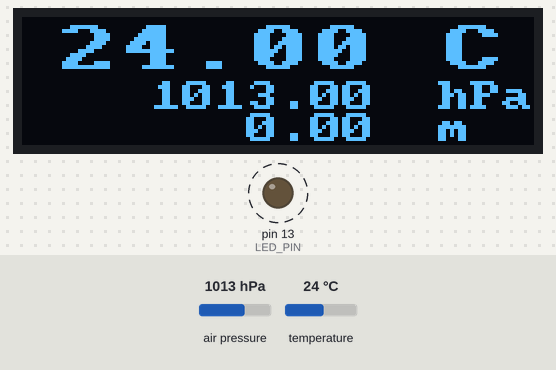
A sketch run on a simulated Arduino Uno, built with avr-gcc and run on an emulated ATmega328P. On the bench: 128×32 one-colour display, output pins drawn as LEDs (lit = HIGH). Dashed ring = blinking. The inputs (shaded band) are chosen by the test bench; at power-on: air pressure 1013 hPa, temperature 24 °C. What the sketch prints to the serial monitor is not drawn.

Above: at 3.5 s.
3.6 s: air pressure set to 1016 hPa
At 5.5 s:
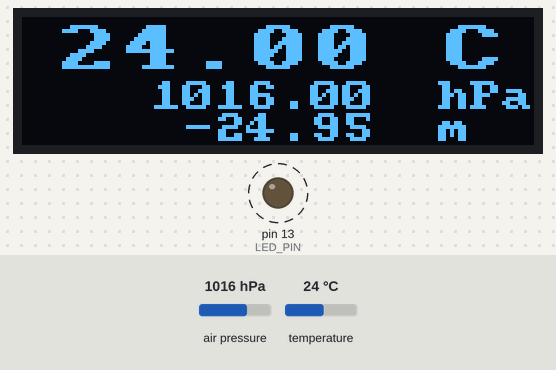
9.8 s: air pressure set to 952 hPa
At 13.06 s:
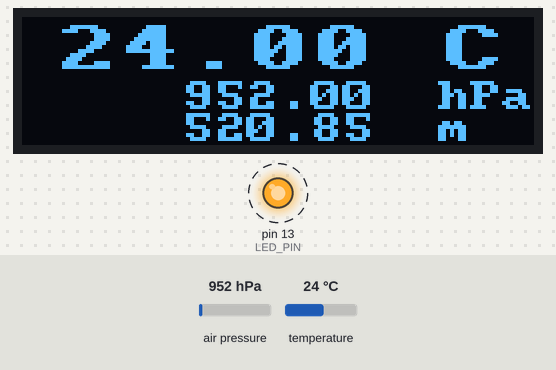
14.4 s: temperature set to 12 °C
At 16.4 s:
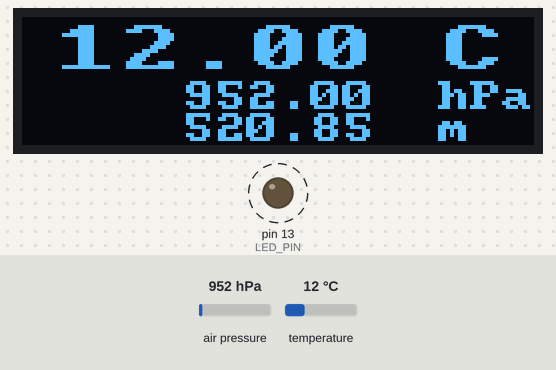
16.8 s: air pressure set to 1048 hPa
At 18.4 s:
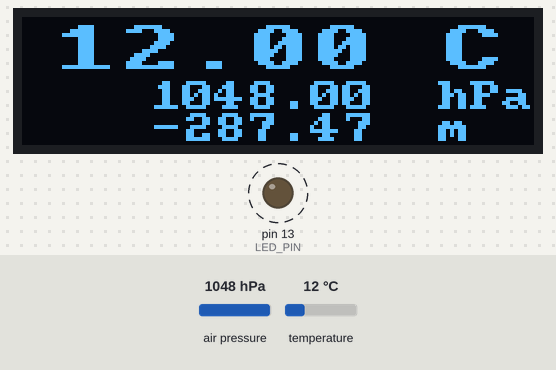
20.9 s: temperature set to 19 °C
At 23.1 s:
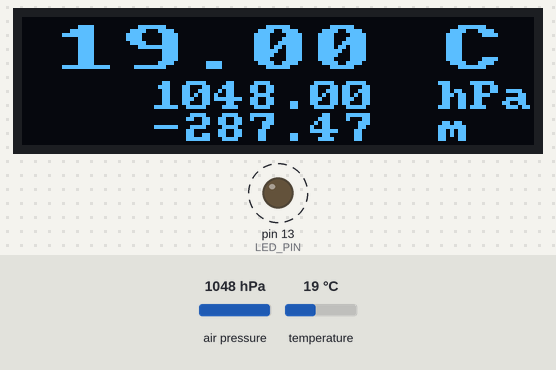
Timing chart, 0 to 24.3 s (numbered marks = the images above; inputs shaded):
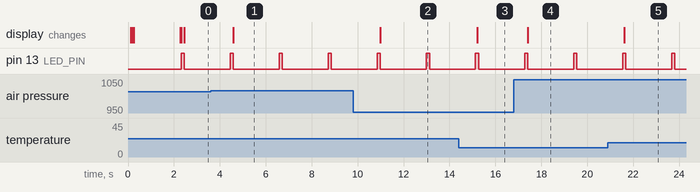

Measured:
- the behaviour switches between 1013 and 1014 hPa on air pressure (found by bisection; images 0 and 1)
- after the input at 3.6 s, the display: changes after 0.98 s (image 1)
- after the input at 9.8 s, the display: changes after 1.2 s (image 2)
- after the input at 14.4 s, the display: changes after 0.81 s (image 3)
- after the input at 16.8 s, the display: changes after 0.60 s (image 4)
- after the input at 20.9 s, the display: changes after 0.72 s (image 5)
- by itself, pin 13 (LED_PIN): alternates HIGH for 0.14 s and LOW for 2.0 s

The sketch:

Module.ino
```cpp
/*

  BMP280 Module

  For info and circuit diagrams see https://github.com/tardate/LittleArduinoProjects/tree/main/Electronics101/BMP280/Module

 */

#include  <Adafruit_BMP280.h>
#include <U8x8lib.h>

U8X8_SSD1306_128X32_UNIVISION_HW_I2C oled(U8X8_PIN_NONE);
const uint8_t * LARGE_FONT = u8x8_font_px437wyse700a_2x2_r;
const uint8_t * SMALL_FONT = u8x8_font_amstrad_cpc_extended_r;
const uint32_t SERIAL_SPEED = 115200;

const int LED_PIN = 13;
const uint16_t SAMPLING_DELAY = 2000;
const uint16_t SPLASH_DELAY = 2000;
const int SENSOR_ADDRESS = 0x76;
const float SEA_LEVEL_PRESSURE = 1013.0;

Adafruit_BMP280 bmp;

/*
 * Command: one-time setup
 */
void setup() {
  pinMode(LED_PIN, OUTPUT);

  oled.begin();
  oled.setFont(LARGE_FONT);
  oled.drawString(2, 0, "BMP280");
  oled.setFont(SMALL_FONT);
  oled.drawString(0, 2, "Pressure  Sensor");
  oled.drawString(0, 3, "leap.tardate.com");

  Serial.begin(115200);
  while (!Serial) delay(100);
  Serial.println(F("BMP280 Pressure Sensor"));
  Serial.println();
  Serial.println(F("| Temperature | Pressure    | Altitude |"));
  Serial.println(F("|-------------|-------------|----------|"));

  if  (!bmp.begin(SENSOR_ADDRESS)) {
    Serial.println(F("Could not find a valid BMP280 sensor, check wiring!"));
    while (1) delay(10);
  }

  /* Default settings from datasheet.  */
  bmp.setSampling(
    Adafruit_BMP280::MODE_NORMAL,    /* Operating Mode. */
    Adafruit_BMP280::SAMPLING_X2,    /* Temp. oversampling */
    Adafruit_BMP280::SAMPLING_X16,   /* Pressure oversampling */
    Adafruit_BMP280::FILTER_X16,     /* Filtering. */
    Adafruit_BMP280::STANDBY_MS_500  /* Standby time. */
  );

  delay(SPLASH_DELAY);

  oled.clearDisplay();
  oled.setFont(LARGE_FONT);
  oled.drawString(13, 0, "C");
  oled.setFont(SMALL_FONT);
  oled.drawString(13, 2, "hPa");
  oled.drawString(13, 3, "m");
}


/*
 * Command: main loop
 */
void loop() {
  digitalWrite(LED_PIN, HIGH);

  static char temperature[15], pressure[15], altitude[15];

  dtostrf(bmp.readTemperature(), 5, 2, temperature);
  dtostrf(bmp.readPressure()/100, 7, 2, pressure);
  dtostrf(bmp.readAltitude(SEA_LEVEL_PRESSURE), 7, 2, altitude);

  Serial.print("|    ");
  Serial.print(temperature);
  Serial.print(" ˚C | ");
  Serial.print(pressure);
  Serial.print(" hPa |");
  Serial.print(altitude);
  Serial.println(" m |");

  oled.setFont(LARGE_FONT);
  oled.drawString(1, 0, temperature);
  oled.setFont(SMALL_FONT);
  oled.drawString(4, 2, pressure);
  oled.drawString(4, 3, altitude);

  digitalWrite(LED_PIN, LOW);

  delay(SAMPLING_DELAY);

}
```
